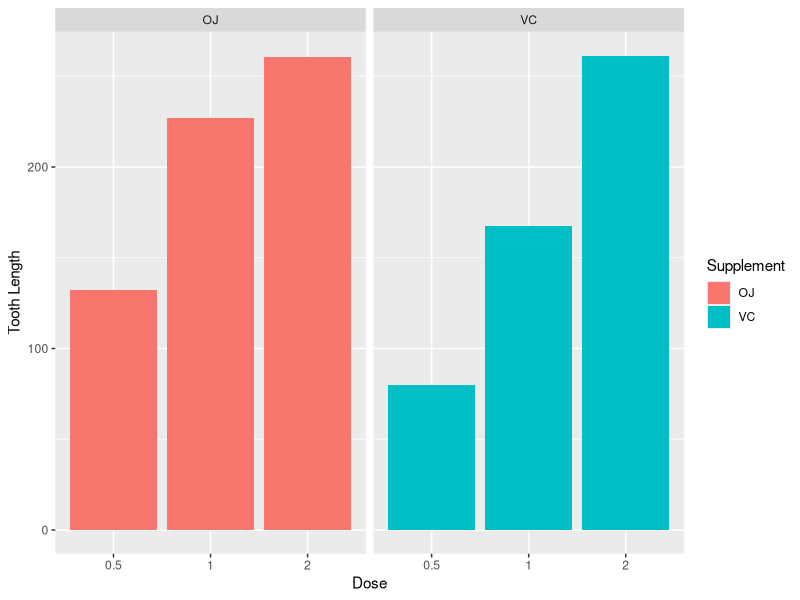

This chart was generated by the following R code:
## ---- chunk 1
library(ggplot2)
library(dplyr)
library(datasets)
data(ToothGrowth)
str(ToothGrowth)
head(ToothGrowth)
## ---- chunk 2
summary(ToothGrowth)
## ---- chunk 3
ggplot(data=ToothGrowth, aes(x=as.factor(dose), y=len, fill=supp)) +
    geom_bar(stat="identity") +
    facet_grid(. ~ supp) +
    xlab("Dose") +
    ylab("Tooth Length") +
    guides(fill=guide_legend(title="Supplement"))
## ---- chunk 4
t.test(len ~ supp, data = ToothGrowth)
## ---- chunk 5
ToothGrowth.dose_A <- subset (ToothGrowth, dose %in% c(0.5, 1.0)) 
ToothGrowth.dose_B <- subset (ToothGrowth, dose %in% c(1.0, 2.0)) 
ToothGrowth.dose_C <- subset (ToothGrowth, dose %in% c(0.5, 2.0)) 
## ---- chunk 6
t.test(len ~ dose, data = ToothGrowth.dose_A)
## ---- chunk 7
t.test(len ~ dose, data = ToothGrowth.dose_B)
## ---- chunk 8
t.test(len ~ dose, data = ToothGrowth.dose_C)
